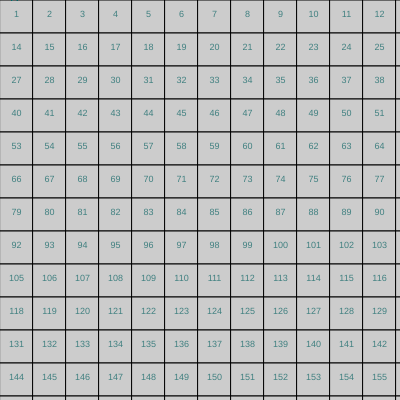
Frame 1 (no input)
Frame 60 (no input): identical to frame 1, image omitted
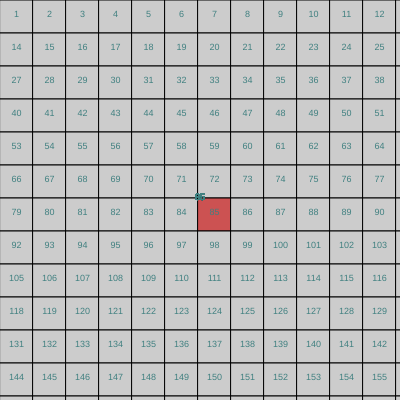
Frame 120 (the mouse pressed at the canvas centre since frame 60)

The p5.js sketch that drew these frames (run headless with seeded random() and noise() and a simulated clock; from frame 60 on, the mouse is pressed at the canvas centre):

// p5.js sketch
// ── sketch.js
let rtb;
function setup() {
  createCanvas(400, 400);
  frameRate(30);
  colorMode(HSB, 360, 100, 100, 100);
  // noStroke();
  rtb = new RectTileBackground();
}
function draw() {
  rtb.run();
}
function mousePressed() {
  rtb.push_target_tile_info_into_array();
}
class RectTileBackground {
  constructor() {
    this.tile_num_arr = [];
    this.SIDE = 33;
    this.TILE_NUM_X = ceil(width / this.SIDE); // x方向のタイルの個数。最小は0ではなく1。
    this.TILE_NUM_Y = ceil(height / this.SIDE); // y方向のタイルの個数。最小は0ではなく1。
    this.TILE_NUM_TOTAL = this.TILE_NUM_X * this.TILE_NUM_Y; // 総タイル数。Canvasから微妙にはみ出すモノも数に含める。
    this.tile_saturation_arr = [];
    for(let i=0; i<this.TILE_NUM_TOTAL; i++){
      this.tile_saturation_arr.push(0); // デフォルトカラー
    }
    this.magic_nums = []; // 色が変わったタイル（以下*）の周辺のタイルのNoを格納する。番号対応は以下の通り。
    // 1 2 3
    // 4 * 5
    // 6 7 8
    //
    //
    //   left_up | up | right_up
    // ----------+----+------------
    //      left | *  | right
    // ----------+----+-----------
    // left_down |down| right_down
    //
    //
    //  - TILE_NUM_X - 1 | - TILE_NUM_X | - TILE_NUM_X + 1
    // ------------------+--------------+-------------------
    //               - 1 |       0      | + 1
    // ------------------+--------------+-------------------
    //  + TILE_NUM_X - 1 | + TILE_NUM_X | + TILE_NUM_X + 1
  }
  run() {
    this.turn_1_tile_into_new_color();
  }

  turn_1_tile_into_new_color() {
    let _i = 1; // タイルNoは1から始まる
    for (let y = 0; y < height; y += this.SIDE) {
      for (let x = 0; x < width; x += this.SIDE) {
        let _saturation = 0;
        if (this.tile_num_arr.includes(_i)) {
          // 現在のタイルNoと等しい数字が1つでも配列に存在していれば色を変える
          _saturation = 60;
        }
        fill(0, _saturation, 80);
        rect(x, y, this.SIDE, this.SIDE);

        // debug用
        push()
        fill(180, 50, 50);
        textSize(9)
        textAlign(CENTER);
        text(`${_i}`, x + this.SIDE / 2, y + this.SIDE / 2);
        text(`${this.tile_num_arr[this.tile_num_arr.length - 1]}`, mouseX, mouseY);
        pop()
        // debug用

        _i++; // 次のタイルNoへ
      }
    }
  }

  turn_surround_tiles_into_new_color(){
    let _i = 1; // タイルNoは1から始まる
    for (let y = 0; y < height; y += this.SIDE) {
      for (let x = 0; x < width; x += this.SIDE) {
        fill(0, _saturation, 80);
        rect(x, y, this.SIDE, this.SIDE);

        _i++; // 次のタイルNoへ
      }
    }
  }

  push_target_tile_info_into_array() {
    const _num_x = ceil(mouseX / this.SIDE);// 左端から何個目のrectにmouseXが存在しているか、のintを返す
    const _num_y = ceil(mouseY / this.SIDE);// 上端から何個目のrectにmouseYが存在しているか、のintを返す
    const _num_cur = this.TILE_NUM_X * (_num_y - 1) + _num_x;
    this.tile_num_arr.push(_num_cur);
  }
}

// 1 2 3
// 4 * 5
// 6 7 8
// let is_color_arr =[];
// const turn_tiles_into_new_color = () {

// }
